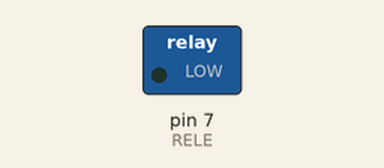
Simulated run of this sketch. Board: Arduino Uno, built with avr-gcc and run on an emulated ATmega328P. Parts: switched loads named in the sketch (green lamp = pin HIGH).

Above: at 1.0 s.
At 17.0 s:
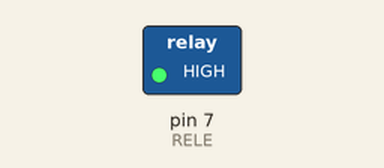
Timing chart, 0 to 41.6 s (numbered marks = the images above):
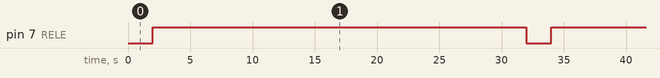

Measured:
- by itself, pin 7 (RELE): alternates HIGH for 30.0 s and LOW for 2.0 s

The sketch:

Rele.ino
```cpp
#define RELE 7
const int ONF = 2000;    // Tiempo encendido
const int CD = 30000;    // Tiempo apagado

void setup() {
  pinMode(RELE, OUTPUT);// Define el pin RELE como salida
  digitalWrite(RELE, HIGH);//Rele inicia apagado

}

void loop() {
  digitalWrite(RELE, LOW);// Enciende el rele
  delay(ONF);// Espera el tiempo de llenado
  digitalWrite(RELE, HIGH);// Apaga el rele
  delay(CD);// Tiempo de espera antes de repetir el proceso
}
```
